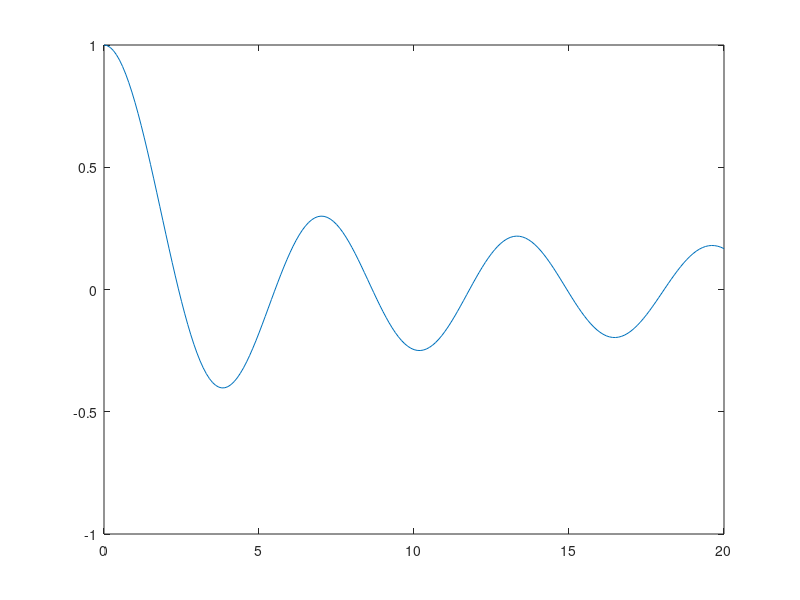

The MATLAB source for this figure: (Note: this script raises an error after producing the figure.)
%plot the bessel
z = 0:0.1:20;
plot(z, besselj(0, z))
%Choose our parameters
M = 10000;
%Calculate the first 3 roots
a1 = 2.4;
b1 = 2.5;
p1 = getP(a1, b1);
roots(1) = bisection(p1, a1, b1, 1e-15);
a2 = 5.5;
b2 = 5.6;
p2 = getP(a2, b2);
roots(2) = bisection(p2, a2, b2, 1e-15);
a3 = 8.5;
b3 = 8.6;
p3 = getP(a3, b3);
roots(3) = bisection(p3, a3, b3, 1e-15);
%Find the average difference between the roots
distance(1) = abs(roots(2)-roots(1));
distance(2) = abs(roots(3)-roots(2));
diff = mean(distance);
%Iterate over the roots M times, using the average distance between the first 3
%roots to increment a
for i=4:M
    a = roots(i-1) + diff;
    b = a + 0.1;
    roots(i) = bisection(roots(i-1), a, b, 1e-15);
    disp(roots(i))
    distance(i-1) = abs(besselj(0, roots(i))-bessroots(i-1));
    diff = mean(distance);
end
disp(roots)

%-----------------------------------FUNCTIONS--------------------------------------------%
%Function that runs the bisection method
function p = bisection(p, a, b, tol)
    while 1
        [p, a, b] = bisectionIteration(p, a, b);
        if f(p) == 0 || (b-a)/2 < tol
            return 
        end
    end
end
%Function that runs the one iteration of the bisection method
function [p, a, b] = bisectionIteration(p, a, b) 
    if sameSign(f(p), f(a))
        a = p;
        p = getP(a, b);
    elseif sameSign(f(p), f(b)) 
        b = p;
        p = getP(a, b);
    else
        error("f(a) & f(b) must have opposite signs");
    end
end
%Function that defines our function
function y = f(x)
    y = besselj(0, x);
end
%Function that computes p for the bisection method
function p = getP(a, b)
    p = (a+b)/2;
end
%Functon that checks if two variables have the same sign
function isSame = sameSign(a, b)
    if(a>=0 && b>=0 || a<0 && b<0)
        isSame = true;
    else
        isSame = false;
    end
end